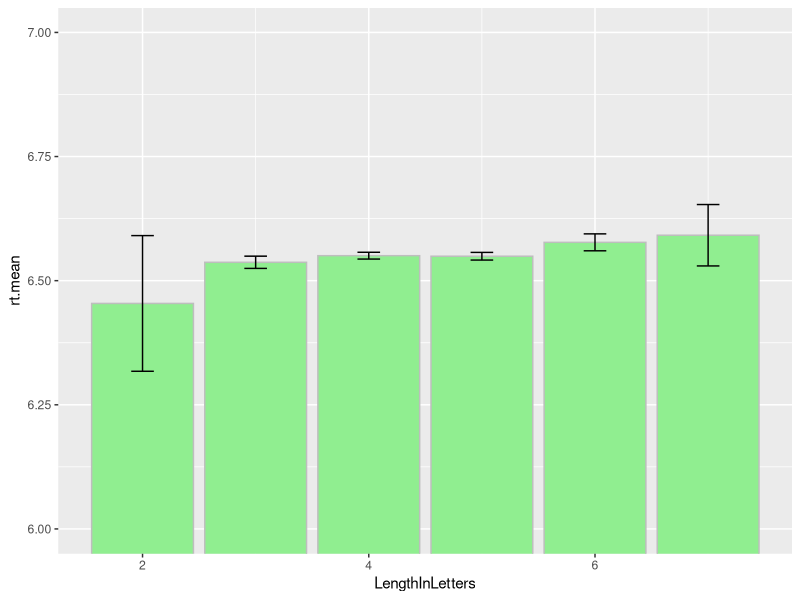
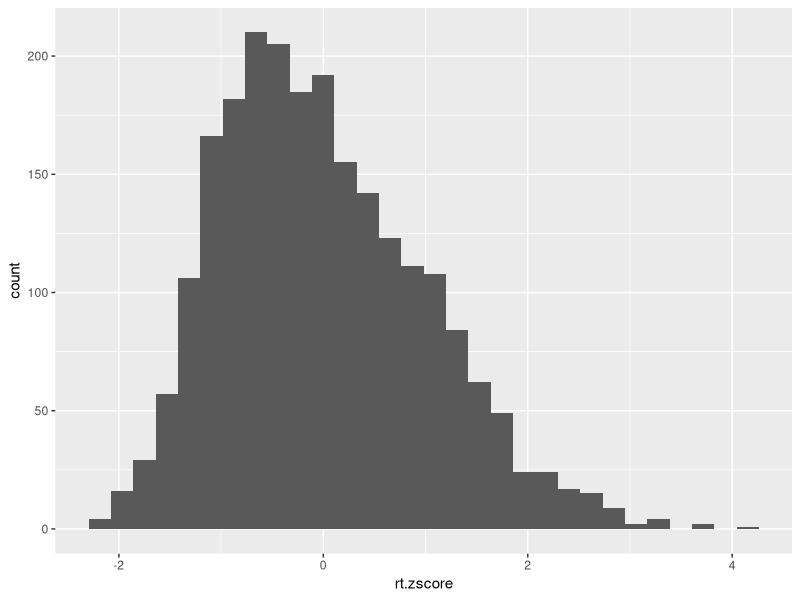
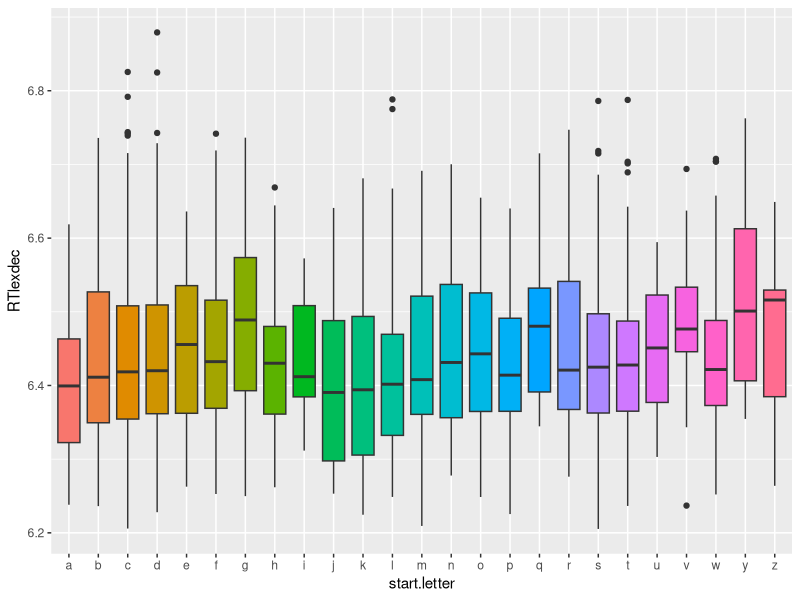
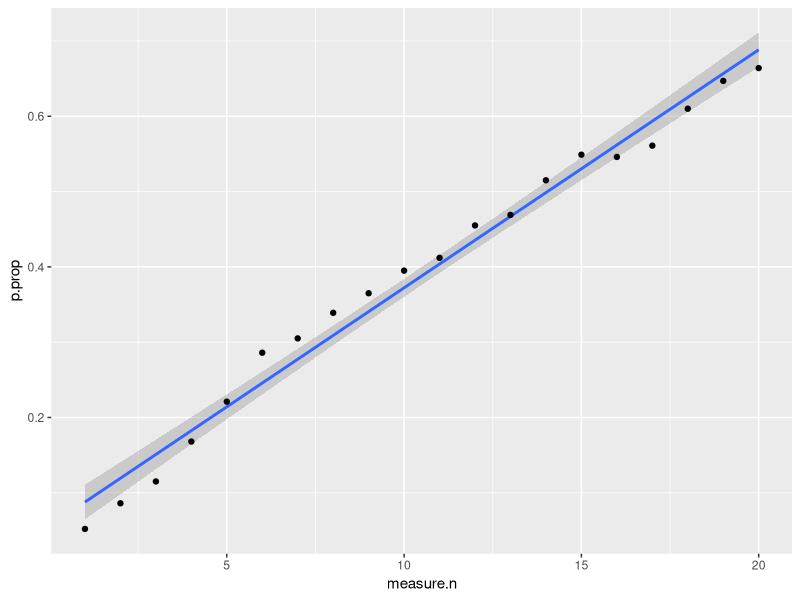
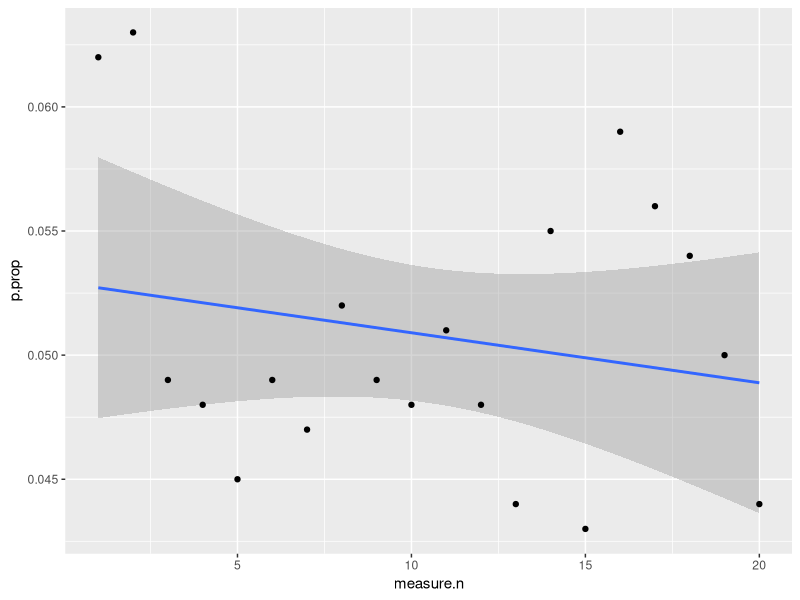

Recreate these plots in R, in order.
## ---- chunk 1
knitr::opts_chunk$set(echo = TRUE)
## ---- chunk 2
library(tidyverse)
## ---- chunk 3
rt.df <- read_csv(file.path("data", "rts.csv"))
rt.df %>% glimpse()
## ---- chunk 4
rt.summary <- rt.df %>% 
  group_by(LengthInLetters) %>% 
  summarize(rt.mean = mean(RTlexdec),
            rt.sem = sd(RTlexdec)/sqrt(n()),
            low.ci = rt.mean - 1.96*rt.sem,
            up.ci = rt.mean + 1.96*rt.sem)
rt.summary

rt.summary %>%
  ggplot(aes(x = LengthInLetters, y = rt.mean)) +
  geom_bar(stat = "identity", color = "grey", fill = "lightgreen") +
  geom_errorbar(aes(ymin = low.ci, ymax = up.ci), width = .2) +
  coord_cartesian(ylim = c(6, 7))
## ---- chunk 5
rt.young <- rt.df %>% 
  filter(AgeSubject == "young")

rt.young <- rt.young %>% 
  mutate(rt.zscore = (RTlexdec - mean(RTlexdec))/sd(RTlexdec))
## ---- chunk 6
below.count <- rt.young %>% 
  filter(rt.zscore < -1.96) %>% 
  nrow()
below.perc <- (below.count/nrow(rt.young))*100

above.count <- rt.young %>% 
  filter(rt.zscore > 1.96) %>% 
  nrow()
above.perc <- (above.count/nrow(rt.young))*100
## ---- chunk 7
above.count3 <- rt.young %>% 
  filter(rt.zscore > 3) %>% 
  nrow()

above.perc3 <- (above.count3/nrow(rt.young))*100

rt.young %>% 
  ggplot(aes(x = rt.zscore)) +
  geom_histogram()
## ---- chunk 8
rt.young <- rt.young %>% 
  mutate(start.letter = str_sub(Word, start = 1, end = 1))

rt.young %>% 
  ggplot(aes(x = start.letter, y = RTlexdec, fill = start.letter)) +
  geom_boxplot() +
  theme(legend.position = "none")
## ---- chunk 9
rt.young <- rt.young %>% 
  mutate(start.p = if_else(start.letter == "p", TRUE, FALSE))

t.test(RTlexdec ~ start.p, data = rt.young)
## ---- chunk 10
# simulate null data with a range of testing situations

sim.n <- 1000
measure.n <- 1:20
n <- 100

results <- rep(0, 20)

for (i in measure.n) {
  
  sim.result <- rep(NA, length.out = sim.n)
  
  for (j in 1:sim.n) {
    
    p.vector <- rep(NA, length.out = i)
    
    for (k in 1:i) {
      # generate data
      x <- rnorm(n)
      
      # t-test
      test.result <- t.test(x)
      pval <- test.result$p.value
      p.vector[k] <- pval
    }
    
    # check if there's any significant result
    sim.result[j] <- any(p.vector  < 0.05)
    
  }
  
  # calculate proportion of simulations with at least 1 significant result
  results[i] <- mean(sim.result)
  
}

result.df <- data.frame(p.prop = results, measure.n = measure.n)
## ---- chunk 11
result.df %>% 
  ggplot(aes(x = measure.n, y = p.prop)) +
  geom_smooth(method="lm") +
  geom_point()
## ---- chunk 12
# simulate null data with a range of testing situations with a Bonferroni correction

sim.n <- 1000
measure.n <- 1:20
n <- 100

results <- rep(0, 20)

for (i in measure.n) {
  
  sim.result <- rep(NA, length.out = sim.n)
  
  for (j in 1:sim.n) {
    
    p.vector <- rep(NA, length.out = i)
    
    for (k in 1:i) {
      # generate data
      x <- rnorm(n)
      
      # t-test
      test.result <- t.test(x)
      pval <- test.result$p.value
      p.vector[k] <- pval
    }
    
    # check if there's any significant result
    sim.result[j] <- any(p.vector  < (0.05/i))
    
  }
  
  # calculate proportion of simulations with at least 1 significant result
  results[i] <- mean(sim.result)
  
}


result.df <- data.frame(p.prop = results, measure.n = measure.n)

result.df %>% 
  ggplot(aes(x = measure.n, y = p.prop)) +
  geom_smooth(method="lm") +
  geom_point()
